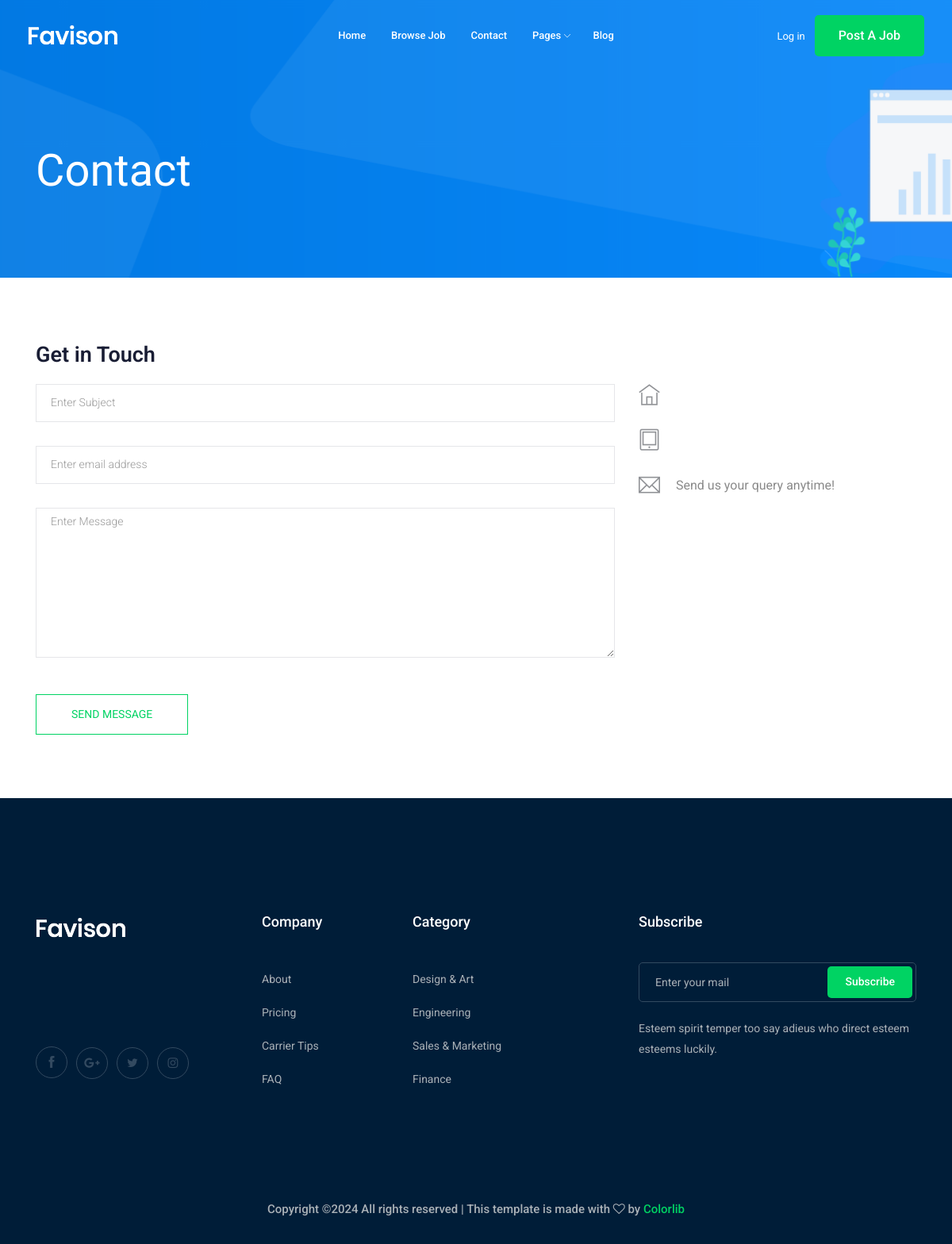
/contact-us/, run on an earlier commit of the app's database.
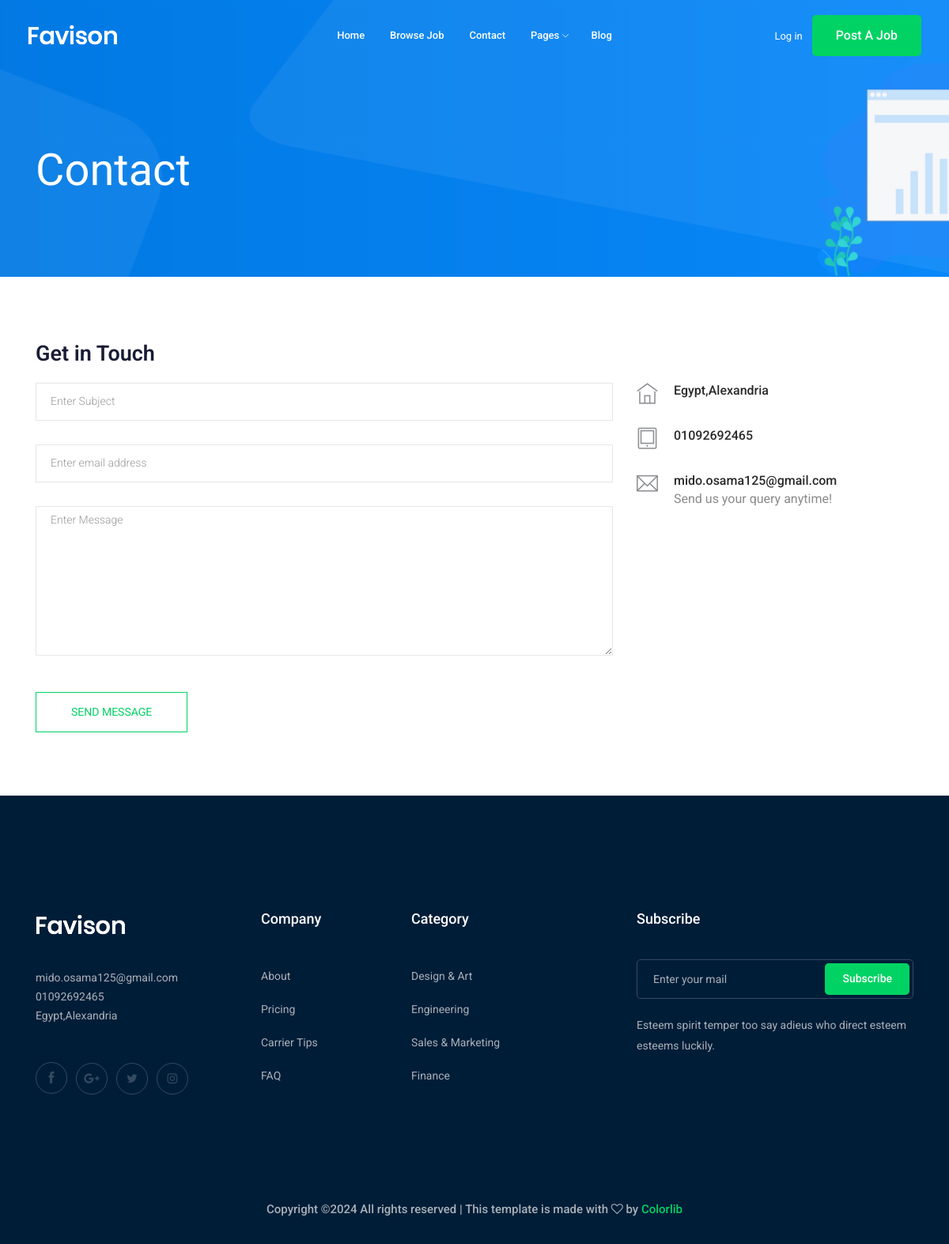
And on a later commit of the database.
### contact/models.py (models this page shows, shortened)
class Info(models.Model):
    place = models.CharField(max_length=50)
    phone_number = models.CharField(max_length=20)
    email = models.EmailField(max_length=254)

### contact/views.py (the view, shortened to what this page needs)
# urls.py: path('',views.send_message, name='contact'),
def send_message(request):
    myinfo = Info.objects.first()
    return render(request, 'contact/contact.html' , {'myinfo':myinfo})

### contact/templates/contact/contact.html (shortened to what this page needs)
{% extends "base.html" %}
{% block body %}
    <div class="bradcam_area bradcam_bg_1">
        <div class="container">
            <div class="row">
                <div class="col-xl-12">
                    <div class="bradcam_text">
                        <h3>contact</h3>
                    </div>
                </div>
            </div>
        </div>
    </div>
  <section class="contact-section section_padding">
    <div class="container">
      <div class="row">
        <div class="col-12">
          <h2 class="contact-title">Get in Touch</h2>
        </div>
        <div class="col-lg-8">
          <form class="form-contact contact_form" method="post" >
            <div class="row">
              <div class="col-12">
                <div class="form-group">
                  <input class="form-control" name="subject" id="subject" type="text" onfocus="this.placeholder = ''" onblur="this.placeholder = 'Enter Subject'" placeholder = 'Enter Subject'>
                </div>
              </div>
              <div class="col-sm-12">
                <div class="form-group">
                  <input class="form-control" name="email" id="email" type="email" onfocus="this.placeholder = ''" onblur="this.placeholder = 'Enter email address'" placeholder = 'Enter email address'>
                </div>
              </div>
              <div class="col-12">
                <div class="form-group">
                    <textarea class="form-control w-100" name="message" id="message" cols="30" rows="9" onfocus="this.placeholder = ''" onblur="this.placeholder = 'Enter Message'" placeholder = 'Enter Message'></textarea>
                </div>
              </div>
            </div>
            <div class="form-group mt-3">
              <button type="submit" class="button button-contactForm btn_4 boxed-btn">Send Message</button>
            </div>
          </form>
        </div>
        <div class="col-lg-4">
          <div class="media contact-info">
            <span class="contact-info__icon"><i class="ti-home"></i></span>
            <div class="media-body">
              <h3>{{myinfo.place}}</h3>
            </div>
          </div>
          <div class="media contact-info">
            <span class="contact-info__icon"><i class="ti-tablet"></i></span>
            <div class="media-body">
              <h3>{{myinfo.phone_number}}</h3>
            </div>
          </div>
          <div class="media contact-info">
            <span class="contact-info__icon"><i class="ti-email"></i></span>
            <div class="media-body">
              <h3>{{myinfo.email}}</h3>
              <p>Send us your query anytime!</p>
            </div>
          </div>
        </div>
      </div>
    </div>
  </section>
  {% endblock body %}

### templates/base.html (shortened to what the changed rows need)
{% load static %}
<!doctype html>
<html class="no-js" lang="zxx">
<head>
    <link rel="stylesheet" href="{%static 'css/bootstrap.min.css' %}">
    <link rel="stylesheet" href="{%static 'css/owl.carousel.min.css' %}">
    <link rel="stylesheet" href="{%static 'css/magnific-popup.css' %}">
    <link rel="stylesheet" href="{%static 'css/font-awesome.min.css' %}">
    <link rel="stylesheet" href="{%static 'css/themify-icons.css' %}">
    <link rel="stylesheet" href="{%static 'css/nice-select.css' %}">
    <link rel="stylesheet" href="{%static 'css/flaticon.css' %}">
    <link rel="stylesheet" href="{%static 'css/jquery-ui.css' %}">
    <link rel="stylesheet" href="{%static 'css/gijgo.css' %}">
    <link rel="stylesheet" href="{%static 'css/animate.min.css' %}">
    <link rel="stylesheet" href="{%static 'css/slicknav.css' %}">
    <link rel="stylesheet" href="{%static 'css/style.css' %}">
</head>
<body>
{% block body %}
{% endblock body %}
    <footer class="footer">
        <div class="footer_top">
            <div class="container">
                <div class="row">
                    <div class="col-xl-3 col-md-6 col-lg-3">
                        <div class="footer_widget wow fadeInUp" data-wow-duration="1s" data-wow-delay=".3s">
                            <div class="footer_logo">
                                <a href="#">
                                </a>
                            </div>
                            <p>
                                {{myinfo.email}} <br>
                                {{myinfo.phone_number}} <br>
                                {{myinfo.place}}
                            </p>
                            <div class="socail_links">
                                <ul>
                                </ul>
                            </div>
                        </div>
                    </div>
                </div>
            </div>
        </div>
    </footer>
</body>
</html>

What changed in the data, as far as the page shows it:
added Info: place "Egypt,Alexandria", phone_number "01092692465", email "mido.osama125@gmail.com"
